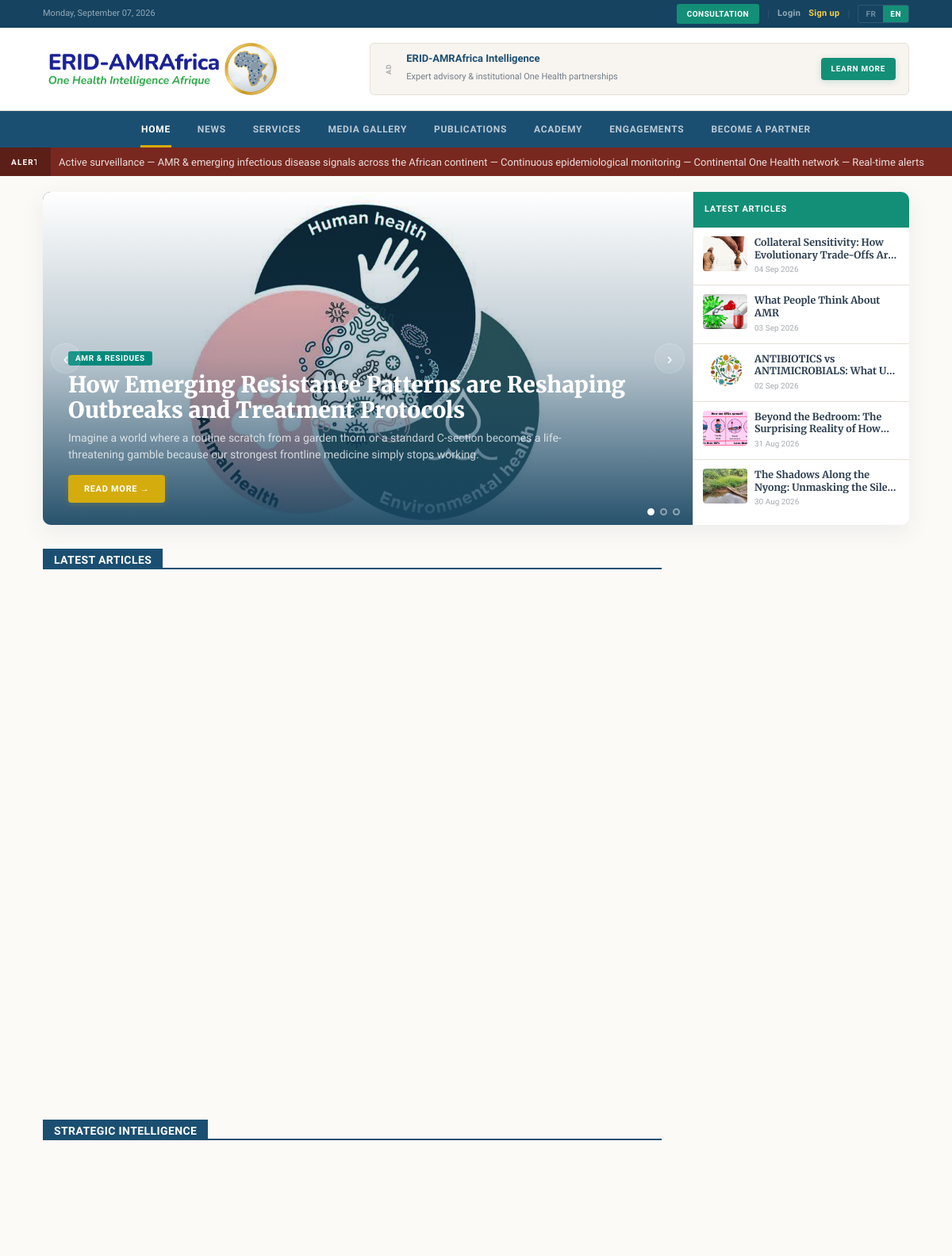
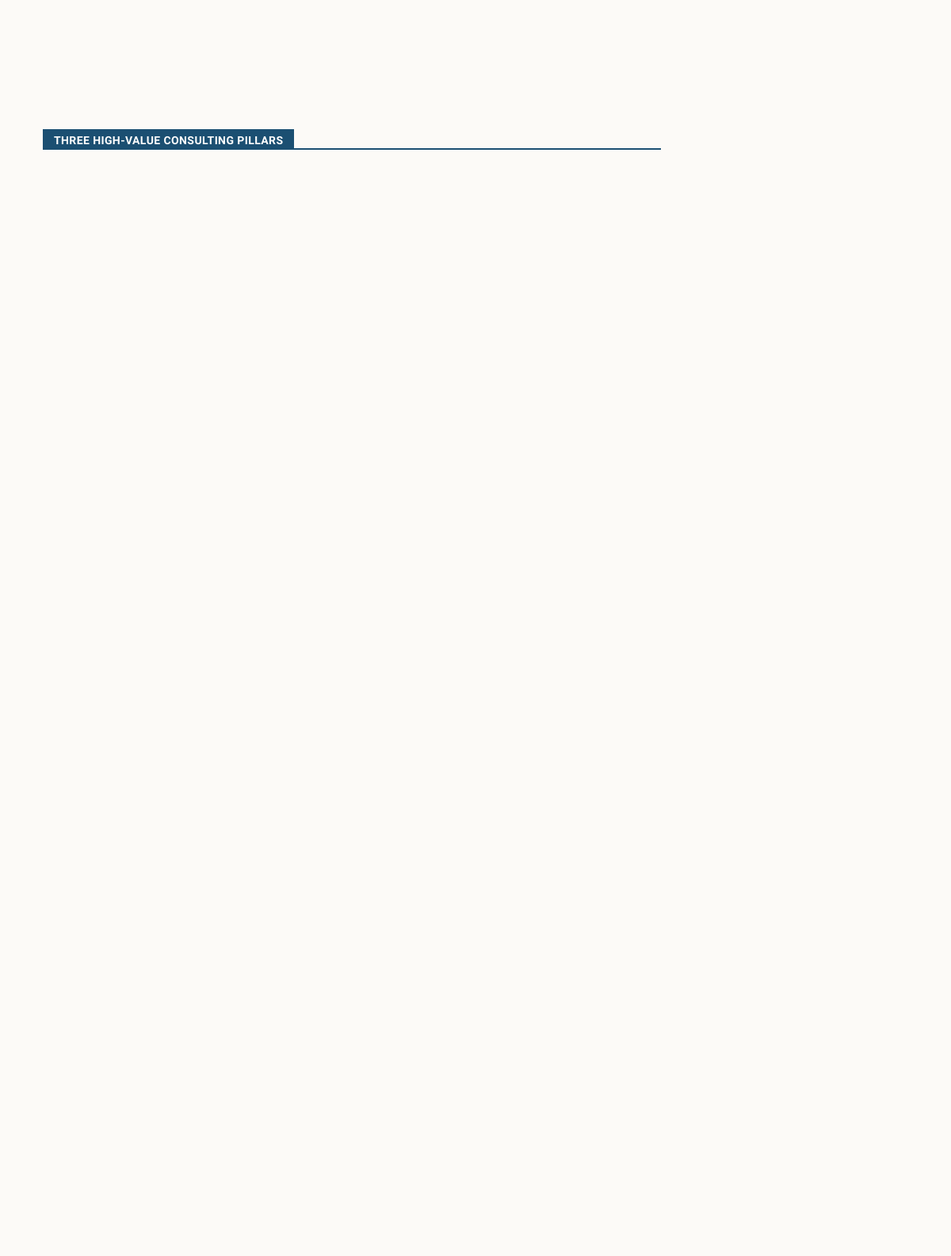
Screenshot of /?lang=en (upper part) with the database file from the repository (2 pictures, top to bottom).
### tables this page shows
CREATE TABLE articles (
    id              INT UNSIGNED AUTO_INCREMENT PRIMARY KEY,
    category_id     INT UNSIGNED    NOT NULL,
    author_id       INT UNSIGNED    NULL,
    slug            VARCHAR(200)    NOT NULL UNIQUE,
    title_fr        VARCHAR(255)    NOT NULL,
    title_en        VARCHAR(255)    NOT NULL,
    excerpt_fr      TEXT            NULL,
    excerpt_en      TEXT            NULL,
    body_fr         MEDIUMTEXT      NULL,
    body_en         MEDIUMTEXT      NULL,
    cover_image     VARCHAR(255)    NULL,
    status          ENUM('draft','published','archived') NOT NULL DEFAULT 'draft',
    is_featured     TINYINT(1)      NOT NULL DEFAULT 0,
    published_at    DATETIME        NULL,
    views           INT UNSIGNED    NOT NULL DEFAULT 0,
    created_at      DATETIME        NOT NULL DEFAULT CURRENT_TIMESTAMP,
    updated_at      DATETIME        NOT NULL DEFAULT CURRENT_TIMESTAMP ON UPDATE CURRENT_TIMESTAMP,
    CONSTRAINT fk_articles_cat    FOREIGN KEY (category_id) REFERENCES categories(id),
    CONSTRAINT fk_articles_author FOREIGN KEY (author_id)   REFERENCES users(id) ON DELETE SET NULL,
    INDEX idx_articles_status (status, published_at)
);

CREATE TABLE categories (
    id              INT UNSIGNED AUTO_INCREMENT PRIMARY KEY,
    slug            VARCHAR(80)     NOT NULL UNIQUE,    
    name_fr         VARCHAR(120)    NOT NULL,
    name_en         VARCHAR(120)    NOT NULL,
    accent_color    VARCHAR(9)      NOT NULL DEFAULT '#0E7C7B',
    sort_order      SMALLINT        NOT NULL DEFAULT 0
);

### app/Core/Database.php (called while the page is built, shortened)
<?php
final class Database
{
    private static ?PDO $pdo = null;
    public static function pdo(): PDO
    {
        if (self::$pdo === null) {
            $cfg = Config::get('db');
            $dsn = sprintf(
                'mysql:host=%s;port=%s;dbname=%s;charset=utf8mb4',
                $cfg['host'], $cfg['port'], $cfg['name']
            );
            try {
                self::$pdo = new PDO($dsn, $cfg['user'], $cfg['pass'], [
                    PDO::ATTR_ERRMODE            => PDO::ERRMODE_EXCEPTION,
                    PDO::ATTR_DEFAULT_FETCH_MODE => PDO::FETCH_ASSOC,
                    PDO::ATTR_EMULATE_PREPARES   => false,
                    PDO::MYSQL_ATTR_INIT_COMMAND => "SET NAMES utf8mb4 COLLATE utf8mb4_unicode_ci",
                ]);
            } catch (PDOException $e) {
                http_response_code(500);
                exit('Database connection failed.');
            }
        }
        return self::$pdo;
    }
    public static function all(string $sql, array $params = []): array
    {
        $stmt = self::pdo()->prepare($sql);
        $stmt->execute($params);
        return $stmt->fetchAll();
    }
    public static function one(string $sql, array $params = []): ?array
    {
        $stmt = self::pdo()->prepare($sql);
        $stmt->execute($params);
        $row = $stmt->fetch();
        return $row ?: null;
    }
}

### app/Core/View.php (called while the page is built, shortened)
<?php
final class View
{
    public static function render(string $template, array $data = [], string $layout = 'public'): void
    {
        $root = Config::get('root');
        extract($data, EXTR_SKIP);
        $lang = Lang::current();
        require $root . '/app/Views/' . $template . '.php';
    }
    public static function e(?string $s): string
    {
        return htmlspecialchars((string) $s, ENT_QUOTES, 'UTF-8');
    }
}

### app/Core/Controller.php (called while the page is built, shortened)
<?php
abstract class Controller
{
    protected function view(string $template, array $data = [], string $layout = 'public'): void
    {
        View::render($template, $data, $layout);
    }
}

### app/Controllers/Public/HomeController.php (called while the page is built, shortened)
<?php
final class HomeController extends Controller
{
    public function index(): void
    {
        $settings = [];
        foreach (Database::all('SELECT * FROM settings') as $s) {
            $settings[$s['setting_key']] = $s;
        }
        $featured = Database::all(
            "SELECT a.*, c.slug AS cat_slug, c.accent_color
               FROM articles a JOIN categories c ON c.id = a.category_id
              WHERE a.status = 'published'
              ORDER BY a.is_featured DESC, a.published_at DESC LIMIT 4"
        );
        $services = Database::all('SELECT * FROM services WHERE is_active = 1 ORDER BY sort_order');
        $categories = Database::all('SELECT * FROM categories ORDER BY sort_order');
        $kpis = [
            'signals'  => (int) (Database::one('SELECT COUNT(*) n FROM rumours')['n'] ?? 0),
            'articles' => (int) (Database::one("SELECT COUNT(*) n FROM articles WHERE status='published'")['n'] ?? 0),
            'leads'    => (int) (Database::one('SELECT COUNT(*) n FROM leads')['n'] ?? 0),
        ];
        $this->view('public/home', [
            'title'      => 'ERID-AMRAfrica',
            'settings'   => $settings,
            'featured'   => $featured,
            'services'   => $services,
            'categories' => $categories,
            'kpis'       => $kpis,
        ], 'public');
    }
}

### public/index.php (called while the page is built, shortened)
<?php
spl_autoload_register(function (string $class): void {
    $path = APP_ROOT . '/app/' . str_replace('\\', '/', substr($class, 4)) . '.php';
});
$router = new Router();
$router->dispatch($_SERVER['REQUEST_METHOD'], $_SERVER['REQUEST_URI']);

### app/Core/Config.php (called while the page is built, shortened)
<?php
final class Config
{
    private static array $data = [];
    public static function load(string $root): void
    {
        $env = [];
        self::$data = [
            'app' => [
                'name'   => $env['APP_NAME']   ?? 'ERID-AMRAfrica',
                'env'    => $env['APP_ENV']    ?? 'production',
                'url'    => $env['APP_URL']    ?? 'http://localhost:8080',
                'locale' => $env['APP_LOCALE'] ?? 'fr',
            ],
            'db' => [
                'host' => $env['DB_HOST'] ?? '127.0.0.1',
                'port' => $env['DB_PORT'] ?? '3306',
                'name' => $env['DB_NAME'] ?? 'erid_amrafrica',
                'user' => $env['DB_USER'] ?? 'root',
                'pass' => $env['DB_PASS'] ?? '',
            ],
            'mail' => [
                'from'      => $env['MAIL_FROM'] ?? 'consulting@erid-amrafrica.org',
                'from_name' => $env['MAIL_FROM_NAME'] ?? 'ERID-AMRAfrica',
            ],
            'root' => $root,
        ];
    }
    public static function get(string $key): mixed
    {
        return self::$data[$key] ?? null;
    }
}

### app/Core/Lang.php (called while the page is built, shortened)
<?php
final class Lang
{
    private static array $strings = [];
    private static string $locale = 'fr';
    public static function boot(): void
    {
        self::$locale = $_SESSION['locale'] ?? Config::get('app')['locale'] ?? 'fr';
        $file = Config::get('root') . '/app/lang/' . self::$locale . '.php';
        self::$strings = is_file($file) ? require $file : [];
    }
    public static function current(): string
    {
        return self::$locale;
    }
    public static function t(string $key): string
    {
        return self::$strings[$key] ?? $key;
    }
    public static function pick(array $row, string $base): string
    {
        return (string) ($row[$base . '_' . self::$locale] ?? $row[$base . '_fr'] ?? '');
    }
}

### app/Views/public/home.php (the view, shortened to what this page needs)
<?php
$e = fn($s) => View::e($s);
$pick = fn($row, $b) => Lang::pick($row, $b);
$allArticles = \App\Core\Database::all(
    "SELECT a.*, c.slug AS cat_slug, c.name_fr AS cat_fr, c.name_en AS cat_en, c.accent_color
       FROM articles a JOIN categories c ON c.id = a.category_id
      WHERE a.status = 'published'
      ORDER BY a.is_featured DESC, a.published_at DESC LIMIT 20"
);
$hero = array_slice($allArticles, 0, 3);
$sidebarLatest = array_slice($allArticles, 3, 5);
$block1 = array_slice($allArticles, 3, 4);
$block2 = array_slice($allArticles, 7, 6);
?>
<?php if ($hero): ?>
<section class="hero-section container">
  <div class="hero-grid">
    <div class="hero-slideshow">
      <div class="slideshow-track">
        <?php foreach ($hero as $idx => $slide): ?>
        <div class="slide <?= $idx === 0 ? 'active' : '' ?>" style="background-image:url('<?= $e($slide['cover_image'] ?? '') ?>')">
          <div class="slide__overlay"></div>
          <div class="slide__content">
            <span class="cat-badge" style="background:<?= $e($slide['accent_color']) ?>"><?= $e($pick($slide, 'cat')) ?></span>
            <h2><?= $e($pick($slide, 'title')) ?></h2>
            <p><?= $e($pick($slide, 'excerpt')) ?></p>
            <a class="btn btn-gold" href="/news/<?= $e($slide['slug']) ?>"><?= $e($lang === 'fr' ? 'Lire la suite' : 'Read more') ?> →</a>
          </div>
        </div>
        <?php endforeach; ?>
      </div>
      <div class="slideshow-dots">
        <?php foreach ($hero as $idx => $slide): ?>
        <button class="dot <?= $idx === 0 ? 'active' : '' ?>" data-slide="<?= $idx ?>"></button>
        <?php endforeach; ?>
      </div>
      <button class="slide-arrow slide-prev">‹</button>
      <button class="slide-arrow slide-next">›</button>
    </div>
    <div class="hero-sidebar">
      <div class="hero-sidebar__head"><?= $e($lang === 'fr' ? 'Dernières publications' : 'Latest articles') ?></div>
      <?php foreach ($sidebarLatest as $sa): ?>
      <a href="/news/<?= $e($sa['slug']) ?>" class="hero-sidebar__item">
        <div class="hero-sidebar__thumb" style="background-image:url('<?= $e($sa['cover_image'] ?? '') ?>')"></div>
        <div class="hero-sidebar__text">
          <h4><?= $e($pick($sa, 'title')) ?></h4>
          <span class="hero-sidebar__date"><?= $e($sa['published_at'] ? date('d M Y', strtotime($sa['published_at'])) : '') ?></span>
        </div>
      </a>
      <?php endforeach; ?>
    </div>
  </div>
</section>
<?php endif; ?>
<div class="container layout-2col">
<div class="col-main">
    <?php if ($block1): ?>
    <div class="td-block">
        <div class="block-title"><span><?= $e($lang === 'fr' ? 'Dernières publications' : 'Latest articles') ?></span></div>
        <div class="module-row">
        </div>
    </div>
    <?php endif; ?>
    <?php if ($block2): ?>
    <div class="td-block">
        <div class="block-title"><span><?= $e($lang === 'fr' ? 'Veille stratégique' : 'Strategic intelligence') ?></span></div>
        <div class="module-row module-row--3">
        </div>
    </div>
    <?php endif; ?>
    <div class="td-block">
        <div class="block-title"><span><?= $e(Lang::t('home_services_title')) ?></span></div>
        <div class="module-row module-row--3">
        </div>
    </div>
</div>
<aside class="col-side">
</aside>
</div>

### app/Core/Router.php (shortened to what this page needs)
<?php
final class Router
{
    private array $routes = ['GET' => [], 'POST' => []];
    public function get(string $path, callable|array $handler): void
    {
        $this->routes['GET'][$this->normalize($path)] = $handler;
    }
    public function post(string $path, callable|array $handler): void
    {
        $this->routes['POST'][$this->normalize($path)] = $handler;
    }
    private function normalize(string $path): string
    {
        return '/' . trim($path, '/');
    }
    public function dispatch(string $method, string $uri): void
    {
        $path = $this->normalize(parse_url($uri, PHP_URL_PATH) ?: '/');
        foreach ($this->routes[$method] ?? [] as $route => $handler) {
            $pattern = '#^' . preg_replace('#\{[a-zA-Z_]+\}#', '([^/]+)', $route) . '$#';
            if (preg_match($pattern, $path, $m)) {
                array_shift($m);
                $this->invoke($handler, $m);
                return;
            }
        }
    }
    private function invoke(callable|array $handler, array $args): void
    {
        if (is_array($handler)) {
            [$class, $method] = $handler;
            (new $class())->{$method}(...$args);
            return;
        }
    }
}

### rows the page displays
articles: cover_image (picture), category.name_en "AMR & RESIDUES", title_en "How Emerging Resistance Patterns are Reshaping Outbreaks and Treatment Protocols", excerpt_en "Imagine a world where a routine scratch from a garden thorn or a standard C-section becomes a life-threatening gamble because our strongest frontline medicine simply stops working.", lang "READ MORE"
articles: cover_image (picture), title_en "Collateral Sensitivity: How Evolutionary Trade-Offs…", published_at "04 Sep 2026"
articles: cover_image (picture), title_en "What People Think About AMR", published_at "03 Sep 2026"
articles: cover_image (picture), title_en "ANTIBIOTICS vs ANTIMICROBIALS: What…", published_at "02 Sep 2026"
articles: cover_image (picture), title_en "Beyond the Bedroom: The Surprising Reality of…", published_at "31 Aug 2026"
articles: cover_image (picture), title_en "The Shadows Along the Nyong: Unmasking the…", published_at "30 Aug 2026"
